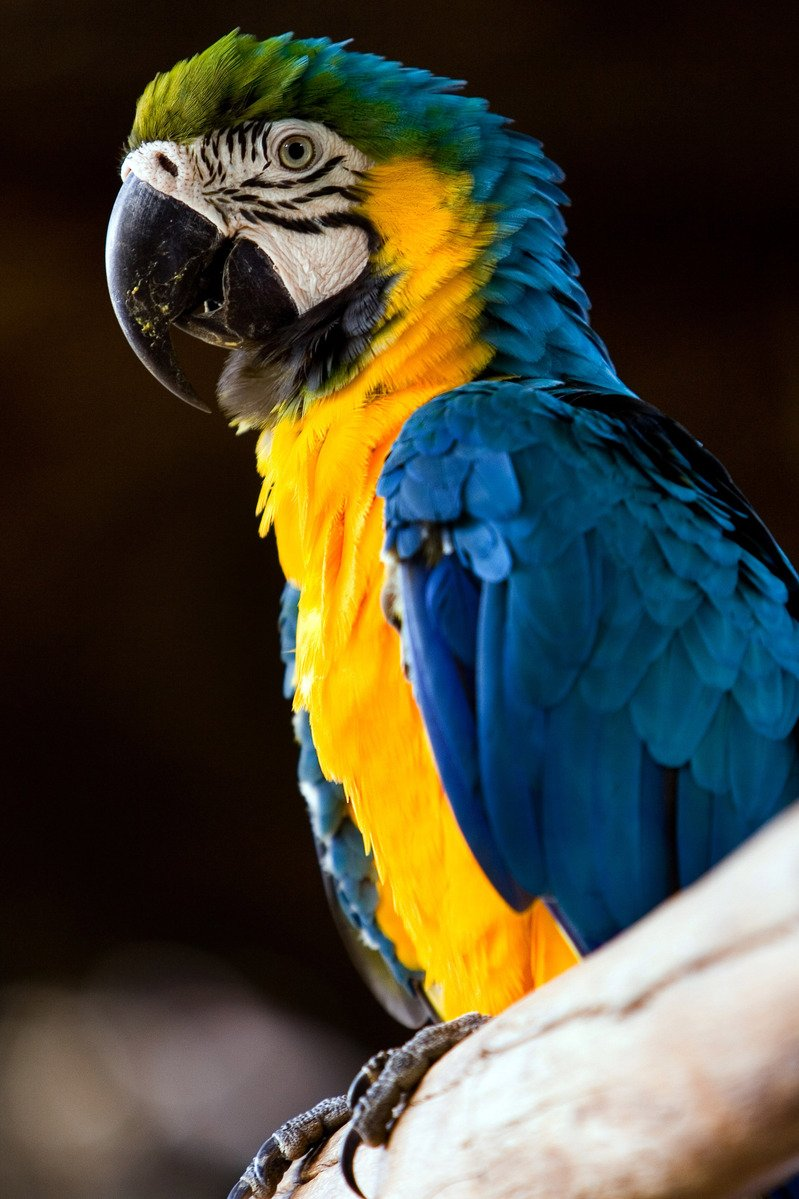
#> input picture clase7/jupyter_notebooks/curious-bird.jpg, 799 x 1199 px
$ jupyter execute pca.ipynb
#> lines starting #> are read from the running program, lines starting #| are printed output that depends on the picture
[cell 1]
import pandas as pd
import numpy as np
import matplotlib.pyplot as plt
import seaborn as sns

from sklearn.datasets import load_digits

# Análisis de componentes principales

Trabajar directamente con datos de alta dimensión, como imágenes, presenta algunas dificultades: es difícil de analizar, la interpretación es difícil, la visualización es casi imposible y el almacenamiento de los vectores de datos puede ser caro.

Sin embargo, los datos de alta dimensión suelen tener características que podemos aprovechar. Por ejemplo, los datos de alta dimensión suelen estar redundantes, es decir, muchas dimensiones son redundantes y pueden explicarse mediante una combinación de otras dimensiones. Además, las dimensiones de los datos suelen estar correlacionadas de modo que los datos poseen una estructura intrínseca de menor dimensión.

La reducción de dimensionalidad explota la estructura y la correlación y nos permite trabajar con una representación más compacta de los datos, idealmente sin perder información.

El análisis de componentes principales (PCA) es un algoritmo para la reducción de dimensionalidad lineal. PCA existe desde hace más de 100 años y sigue siendo una de las técnicas más utilizadas para la compresión y visualización de datos. También se utiliza para la identificación de patrones simples, factores latentes y estructuras de datos de alta dimensión.

Para este notebook vamos a trabajar con el dataset [conjuntos de datos de dígitos escritos a mano de UCI ML](https://archive.ics.uci.edu/ml/datasets/Optical+Recognition+of+Handwriting+Digits).

El conjunto de datos contiene imágenes de dígitos escritos a mano: 10 clases donde cada clase hace referencia a un dígito. De un total de 43 personas, 30 contribuyeron al conjunto de entrenamiento y 13 al conjunto de prueba. Los mapas de bits de 32x32 se dividen en bloques de 4x4 que no se superponen y se cuenta el número de píxeles en cada bloque. Esto genera una matriz de entrada de 8x8 donde cada elemento es un número entero en el rango de 0 a 16.

Son un total de 1797 muestras.

[cell 2]
digits = load_digits()
digits.data.shape

Veamos algunas de las imágenes:

[cell 3]
fig, axes = plt.subplots(5, 5, figsize=(6, 6),
                         subplot_kw={'xticks':[], 'yticks':[]},
                         gridspec_kw=dict(hspace=0.1, wspace=0.1))

for i, ax in enumerate(axes.flat):
    ax.imshow(digits.images[i], cmap='Blues', interpolation='nearest')

Es decir que en estas imágenes tienen 64 dimensiones, veamos como se organizan las mismas si aplicamos PCA de 2 dimensiones. Para ello usamos la clase [PCA](https://scikit-learn.org/stable/modules/generated/sklearn.decomposition.PCA.html) de Scikit-Learn:

[cell 4]
from sklearn.decomposition import PCA
pca = PCA(n_components=2) # Proyectamos de 64 a 2 dimensiones
pca.fit(digits.data)

[cell 5]
projected = pca.transform(digits.data)

[cell 6]
print(digits.data.shape)
print(projected.shape)

Los componentes que encontramos son:

[cell 7]
print(pca.components_.shape)
print(pca.components_)

Vemos que son 2 de 64 elementos, además vemos dado que son vectores propios se cumple:

El producto escalar entre los dos componentes es cero:

[cell 8]
np.dot(pca.components_[0], pca.components_[1])

Y el módulo de ambos es uno:

[cell 9]
np.linalg.norm(pca.components_[0])

[cell 10]
np.linalg.norm(pca.components_[1])

Además también tenemos los valores propios:

[cell 11]
pca.singular_values_

La varianza explicada de cada componente:

[cell 12]
pca.explained_variance_

Y la varianza explicada relativa:

[cell 13]
pca.explained_variance_ratio_

También tenemos la media que es necesaria restarla al principio ya que los componentes solo tienen en cuenta la media:

[cell 14]
pca.mean_

Dado que es de dos dimensiones, podemos graficar en un gráfico de dispersión:

[cell 15]
sns.set()

plt.scatter(projected[:, 0], projected[:, 1], c=digits.target, edgecolor='none', alpha=0.75,
            cmap='Dark2')
plt.xlabel('Componente 1')
plt.ylabel('Componente 2')
plt.colorbar();

Se puede considerar el PCA como un proceso de elección de funciones base óptimas, de modo que sumar solo las primeras sea suficiente para reconstruir adecuadamente la mayor parte de los elementos del conjunto de datos.

Podemos usar 8 componentes (mas la media), dado que nos quedan representaciones del mismo tamaño de la imágen podemos visualizarlas:

[cell 16]
n_components=8

pca = PCA(n_components=n_components)
Xproj = pca.fit_transform(digits.data)

mean_img = pca.mean_.reshape(8, -1)

components = pca.components_.reshape(8, 8, -1)

[cell 17]
sns.set_style('white')
f, ax = plt.subplots(1, 9, sharey=True, figsize=(14, 14))
ax[0].imshow(mean_img, cmap='Reds', interpolation='nearest')
ax[0].set_xticks([])
ax[0].set_yticks([])
ax[0].set_xlabel("Media")
for i in range(8):
    ax[i+1].imshow(components[i], cmap='Reds', interpolation='nearest')
    ax[i+1].set_xticks([])
    ax[i+1].set_yticks([])
    ax[i+1].set_xlabel(f"comp. {i+1}")
plt.tight_layout()
plt.show()

PCA permite recuperar las características destacadas (saliencia) de la imagen con solo una media más ocho componentes. La cantidad de cada píxel en cada componente es el analogo de la orientación del vector en 2-D.

Una imágen usando 8 componentes lo podemos representar con la fórmula:

[cell 18]
equation = "img_8_comp = media "
for i in range(n_components):
    equation += f"+ {pca.singular_values_[i]:.0f} comp_{i+1} "
print(equation)

[cell 19]
f, ax = plt.subplots(1, 2, figsize=(4, 4))
ax[0].imshow(digits.data[-1].reshape(8, -1), cmap='Blues_r', interpolation='nearest')
ax[0].set_xticks([])
ax[0].set_yticks([])
ax[0].set_title("Imágen original")

# Obtenemos la imagen usando 8 componentes
approx = pca.mean_.copy()
for i in range(n_components):
    approx += Xproj[-1][i] * pca.components_[i]

ax[1].imshow(approx.reshape(8, -1), cmap='Reds_r', interpolation='nearest')
ax[1].set_xticks([])
ax[1].set_yticks([])
ax[1].set_title("Imágen 8 comp.")

plt.tight_layout()
plt.show()

## Elección del número de componentes

Una parte importante del uso de PCA es determinar cuántos componentes se necesitan para describir los datos. Esto se puede determinar observando el índice de varianza explicada acumulada en función del número de componentes:

[cell 20]
sns.set()
pca = PCA().fit(digits.data)

plt.plot(np.cumsum(pca.explained_variance_ratio_))
plt.plot([12, 12], [0.2, 1.0], color="r", linestyle="--")
plt.xlabel('Número de componentes')
plt.ylabel('Varianza explicada acumulada');
#> figure, not shown here; curve peaks at x = 60, y = 1

Esta curva cuantifíca qué parte de la varianza total de 64 dimensiones está contenida dentro de los primeros N componentes.

Por ejemplo, se observa que con los dígitos los primeros 12 componentes contienen aproximadamente el 80% de la varianza, mientras que se necesitan alrededor de 50 componentes para describir cerca del 100% de la varianza.

## Comprimiendo imágenes

Un ejemplo muy visual de PCA es comprimir una imágen y visualizar cuanta calidad perdemos en diferentes componentes.

Para este ejemplo, vamos a usar [Scikit-Image](https://scikit-image.org/) el cual nos ofrece algoritmos de procesamiento de imágenes.

[cell 21]
from PIL import Image

[cell 22]
import skimage

[cell 23]
path = './curious-bird.jpg'

# Cargamos la imagen
image = Image.open(path)
#> image is the input picture: PIL image 799x1199 RGB; mean R, G, B 74, 72.8, 57.7

# Convertimos la imagen en array de numpy
img_array = np.array(image)

[cell 24]
sns.set_style('white')

f, ax = plt.subplots(figsize=(4, 5))
ax.imshow(img_array)
ax.set_xticks([])
ax.set_yticks([]);

Trabajar con imágenes en color posee la dificultad de que se trata de 3 canales de color. En esencia, son 3 imágenes en una, donde cada canal de color define una única imagen.

[cell 25]
f, ax = plt.subplots(1,3, figsize=(4*3, 5))
ax[0].imshow(img_array[:,:,0], cmap="Reds_r")
ax[1].imshow(img_array[:,:,1], cmap="Greens_r")
ax[2].imshow(img_array[:,:,2], cmap="Blues_r")
ax[0].set_xticks([])
ax[0].set_yticks([])
ax[1].set_xticks([])
ax[1].set_yticks([])
ax[2].set_xticks([])
ax[2].set_yticks([])
plt.tight_layout();

Entonces para resolver este problema, debemos aplicar PCA a cada una de las imágenes. Dado que el humano es mas sensible al [verde](https://www.nde-ed.org/NDETechniques/PenetrantTest/Introduction/lightresponse.xhtml), deberemos mantener mas importancia a este canal.

*Random Fact: En esquema de colores en donde se tiene limitado la cantidad de colores, existen esquemas como [RGB565](https://en.wikipedia.org/wiki/List_of_monochrome_and_RGB_color_formats#16-bit%20RGB%20(also%20known%20as%20RGB565)), en el que se aloja 5 bits a rojo y azul, y 6 a verde, dado la sensibilidad del ojo y la capacidad de detectar gradientes en ese canal.*

Empecemos viendo la variabilidad explicada para cada canal

[cell 26]
# Separamos los canales
img_array_r = img_array[:,:,0]
img_array_g = img_array[:,:,1]
img_array_b = img_array[:,:,2]
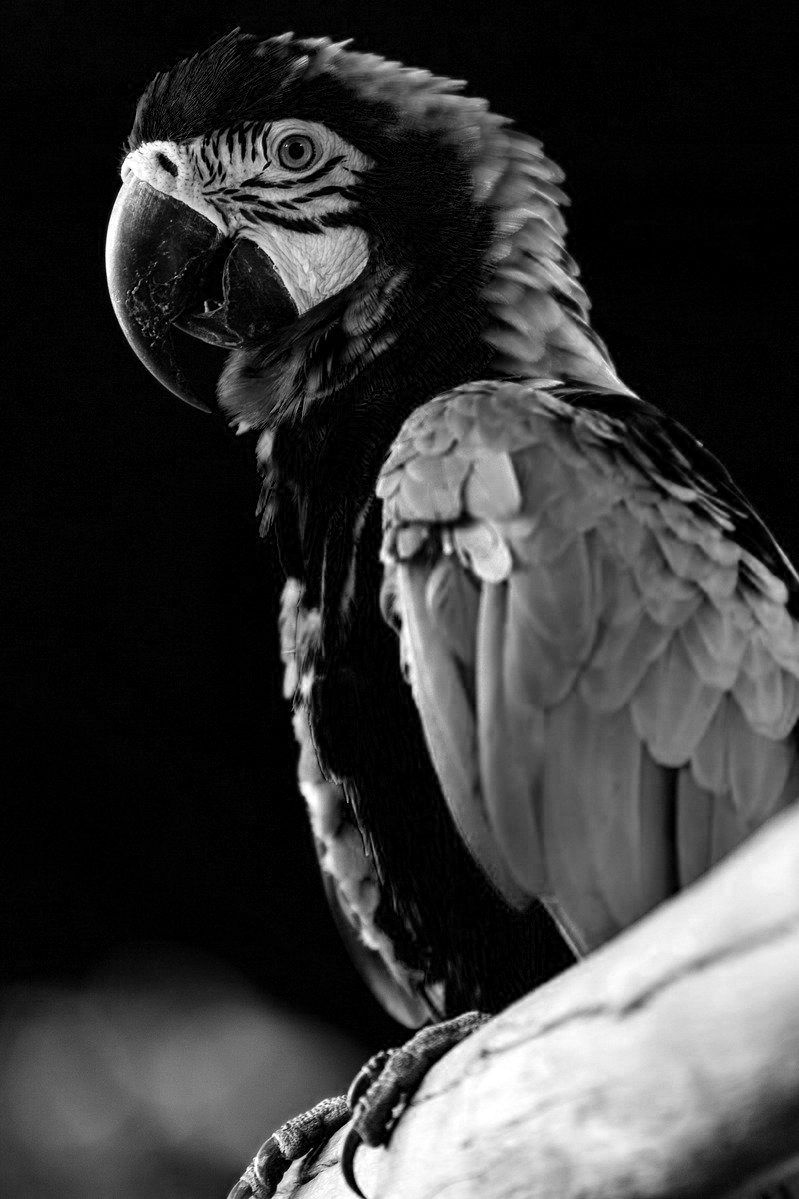
#> img_array_b: shape (1199, 799); min 0, max 255, mean 57.7

# Y convertimos la escala de colores de 0 a 1 en flotantes
img_array_r = (img_array_r.astype(float)/img_array_r.max())
img_array_g = (img_array_g.astype(float)/img_array_g.max())
img_array_b = (img_array_b.astype(float)/img_array_b.max())

pca_r = PCA()
pca_g = PCA()
pca_b = PCA()

# Aplicamos PCA a cada canal de color
pca_r.fit(img_array_r)
pca_g.fit(img_array_g)
pca_b.fit(img_array_b)

Vemos que dado la poca cantidad de rojos en la imagen, con pocos componentes ya alcanza a explicar gran parte de la variabilidad, en cambio azul, dado que es lo más presente en la imagen, necesita de más componentes.

[cell 27]
sns.set()

plt.plot(np.cumsum(pca_r.explained_variance_ratio_), color='r', label="Canal Rojo")
plt.plot(np.cumsum(pca_g.explained_variance_ratio_), color='g', label="Canal Verde")
plt.plot(np.cumsum(pca_b.explained_variance_ratio_), color='b', label="Canal Azul")

plt.xlim([-10, 150])
plt.xlabel('Número de componentes')
plt.ylabel('Varianza explicada acumulada');
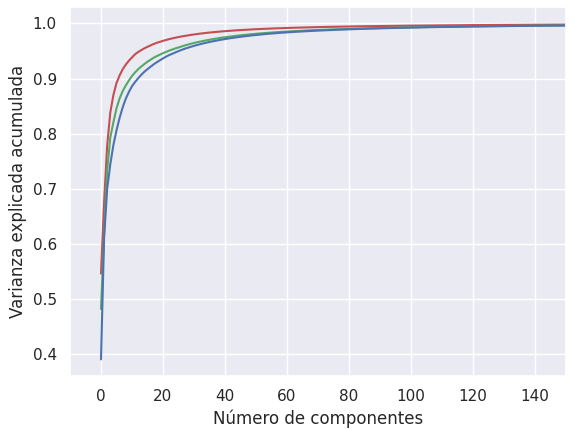
#> figure drawn by matplotlib, 1 panel; curve peaks at x = 798, y = 1; curve peaks at x = 798, y = 1; curve peaks at x = 798, y = 1

Elijamos algunas cantidades de componentes para cada canal y obtengamos la imagen comprimida.

[cell 28]
# IncrementalPCA es mas eficiente en memoria y un poco más rapido
from sklearn.decomposition import IncrementalPCA

def compress_image(img: np.ndarray, components: tuple, max_value: int = 255) -> np.ndarray:
    """
    Comprime los canales de color de una imagen utilizando Análisis de Componentes Principales (PCA).

    Args:
        img (numpy.ndarray): Matriz que representa la imagen RGB.
        components (tuple): Tupla que contiene el número de componentes principales a mantener para cada canal.
        max_value (int): Valor máximo posible para los píxeles de la imagen (predeterminado: 255).

    Returns:
        np.ndarray: La imagen comprimida
    """
#> called with components = (5, 5, 5), max_value = 255

    # Separamos canales y convertimos la escala de color de 0 a 1 en flotantes
    red = (img[:,:,0].astype(float) / max_value)
    green = (img[:,:,1].astype(float) / max_value)
    blue = (img[:,:,2].astype(float) / max_value)

    # Buscamos los componentes para cada canal
    pca_r = IncrementalPCA(n_components=components[0])
    pca_g = IncrementalPCA(n_components=components[1])
    pca_b = IncrementalPCA(n_components=components[2])

    # Aplicamos PCA a cada canal de color
    red_comps = pca_r.fit_transform(red)
#> red_comps = 1199 rows, first 6: [-2.57, 0.681, -5.72, -1.2, -1.07], [-2.55, 0.703, -5.74, -1.22, -1.08], [-2.53, 0.67, -5.73, -1.21, -1.07], [-2.54, 0.658, -5.72, -1.21, -1.07], [-2.55, 0.69, -5.74, -1.24, -1.08], [-2.54, 0.686, -5.75, -1.22, -1.07]
    green_comps = pca_g.fit_transform(green)
#> green_comps = 1199 rows, first 6: [-4.98, 1.23, -4.73, -2.27, -2.26], [-4.97, 1.25, -4.76, -2.27, -2.26], [-4.96, 1.22, -4.75, -2.28, -2.26], [-4.97, 1.21, -4.73, -2.29, -2.25], [-4.98, 1.25, -4.76, -2.28, -2.27], [-4.97, 1.23, -4.77, -2.28, -2.27]
    blue_comps = pca_b.fit_transform(blue)
#> blue_comps = 1199 rows, first 6: [-6.45, 1.22, 0.578, -1.08, -0.961], [-6.45, 1.23, 0.599, -1.1, -0.962], [-6.43, 1.21, 0.573, -1.11, -0.948], [-6.43, 1.21, 0.572, -1.1, -0.947], [-6.46, 1.22, 0.599, -1.1, -0.964], [-6.46, 1.21, 0.592, -1.11, -0.954]

    # Reconstruimos los canales comprimidos
    red_compress = pca_r.inverse_transform(red_comps)
    gree_compress = pca_g.inverse_transform(green_comps)
    blue_compress = pca_b.inverse_transform(blue_comps)

    # Reconstruimos la imagen usando los valores comprimidos
    output_image = np.zeros((red_compress.shape[0], red_compress.shape[1], 3))
    output_image[:, :, 0] = red_compress
    output_image[:, :, 1] = gree_compress
    output_image[:, :, 2] = blue_compress

    return (output_image * max_value).astype("uint8")

[cell 29]
image_555 = compress_image(img_array, (5, 5, 5))
image_253025 = compress_image(img_array, (25, 30, 25))
image_9012090 = compress_image(img_array, (90, 120, 90))
#> call 3 of compress_image, with components = (90, 120, 90), max_value = 255
#> in compress_image (call 3), `output_image[:, :, 2] = blue_compress`:
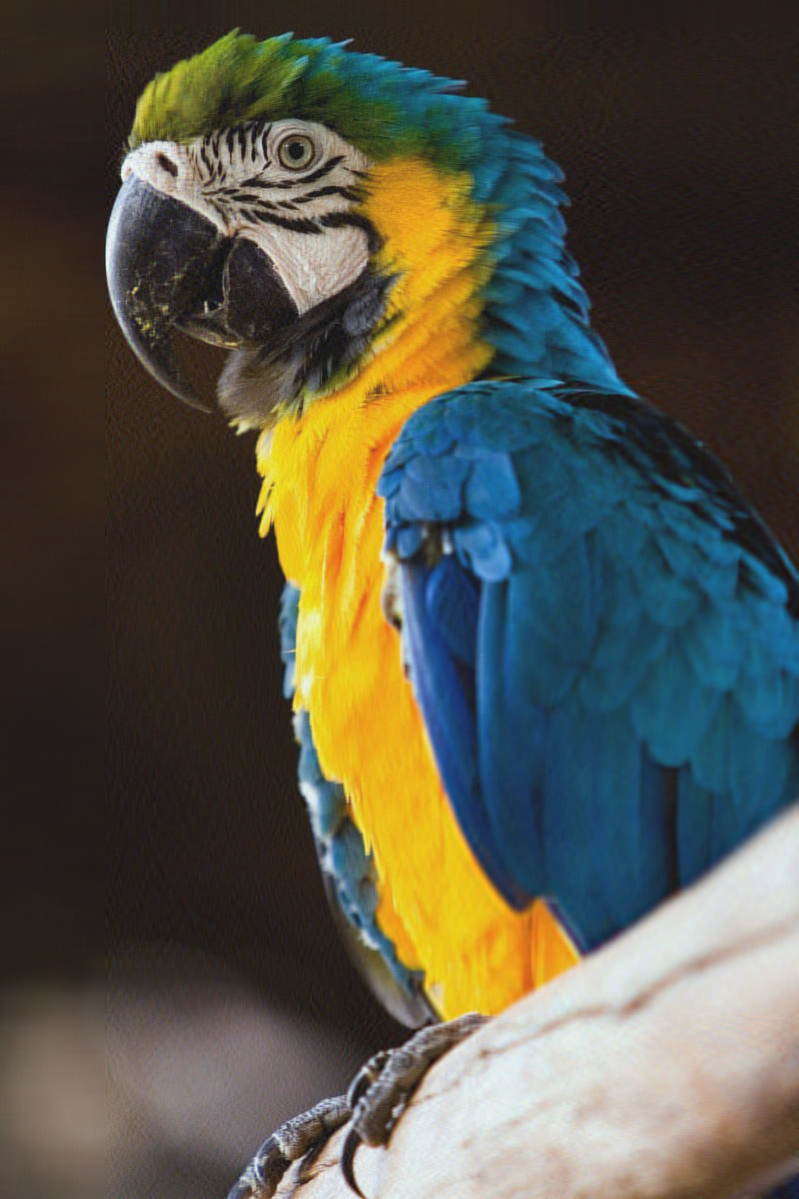
#> output_image: shape (1199, 799, 3) float64; mean of channels 0, 1, 2 0.29, 0.286, 0.226; drawn with min black and max white
image_200300200 = compress_image(img_array, (200, 300, 200))
#> call 4 of compress_image, with components = (200, 300, 200), max_value = 255
#> in compress_image (call 4), `green_comps = pca_g.fit_transform(green)`:
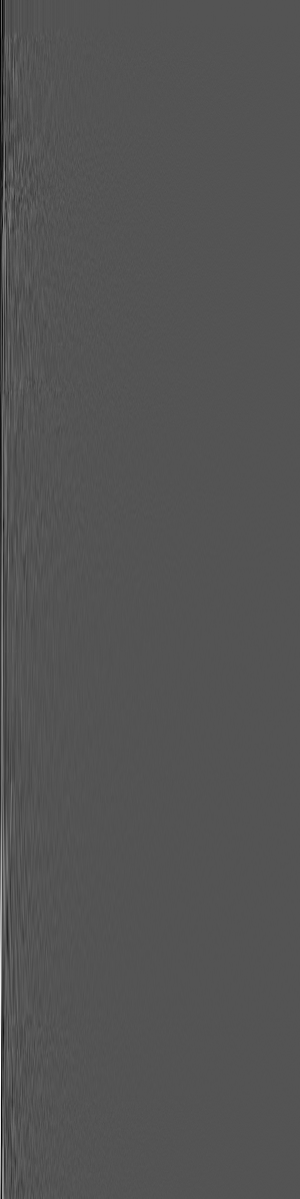
#> green_comps: shape (1199, 300) float64; min -5.43, max 11.02, mean -3.45e-17; drawn with min black and max white
#> in compress_image (call 4), `blue_comps = pca_b.fit_transform(blue)`:
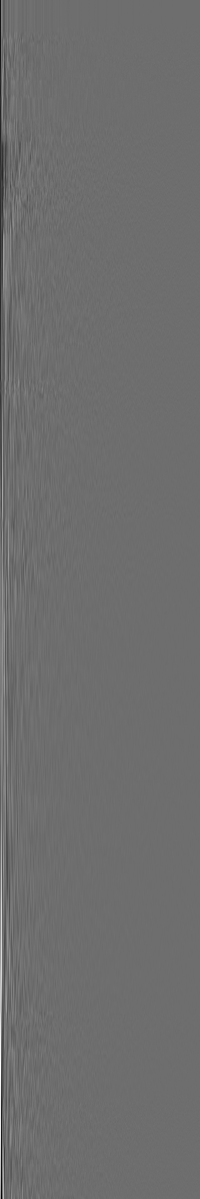
#> blue_comps: shape (1199, 200) float64; min -7.88, max 10.34, mean 1.04e-16; drawn with min black and max white
#> in compress_image (call 4), `return (output_image * max_value).astype("uint8")`:
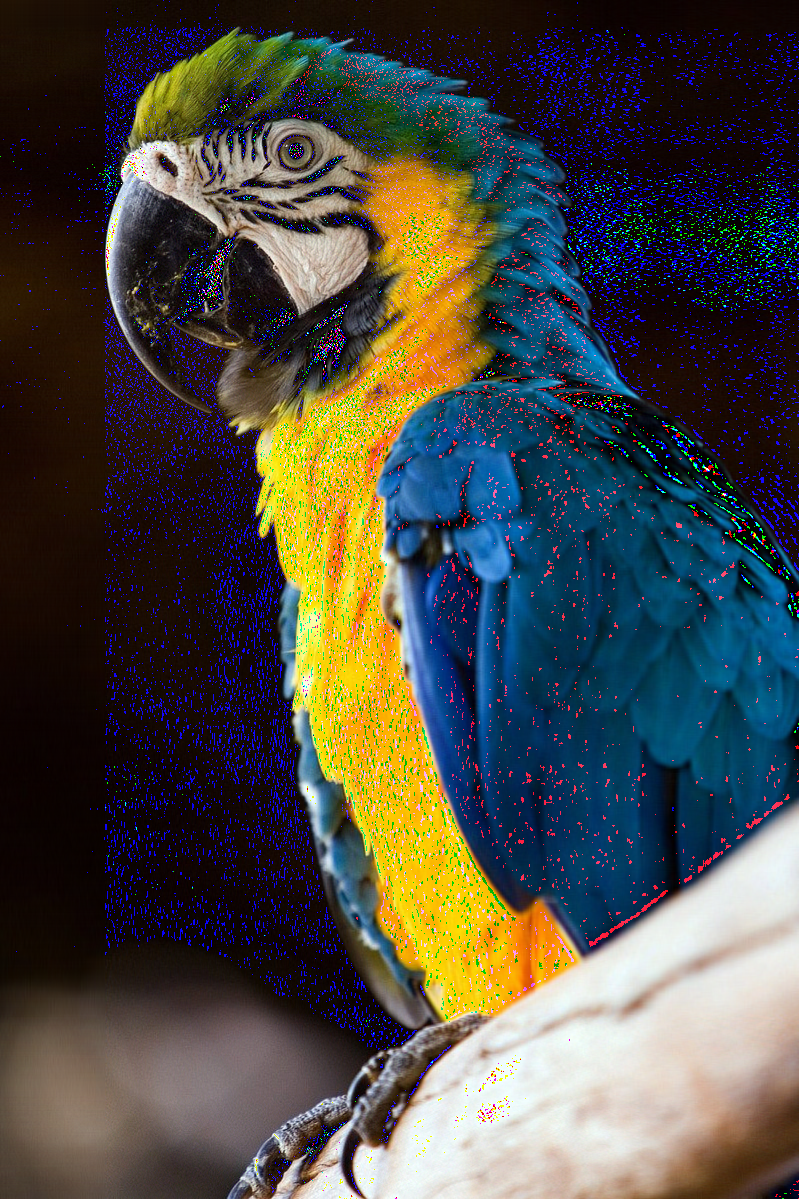
#> returned value: shape (1199, 799, 3); mean of channels 0, 1, 2 74.2, 73.3, 67.4; drawn as R, G, B
